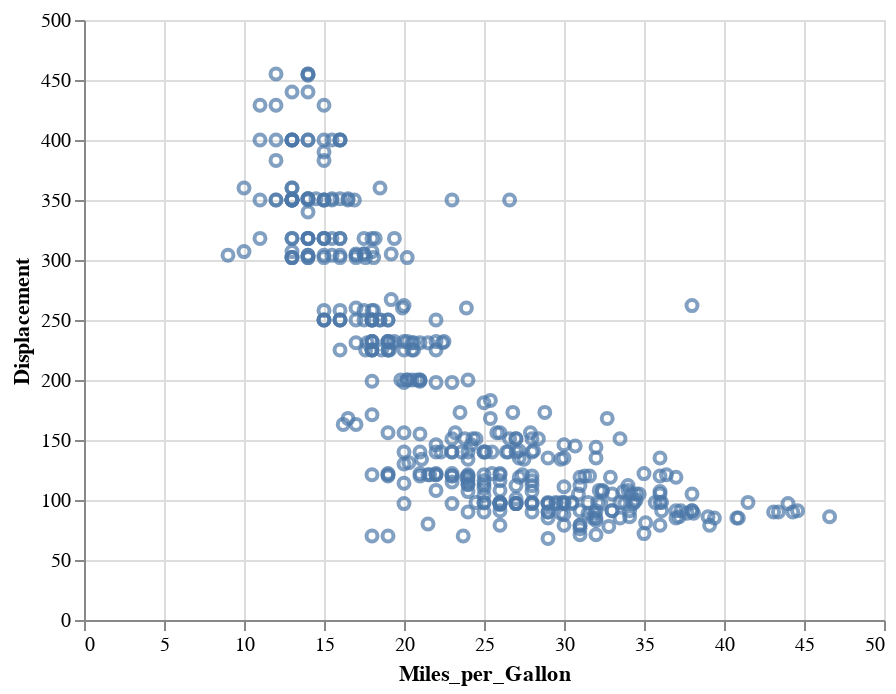

The notebook cell this image was saved under:
### Markdown cell above
Altair automatically recognizes the data type in the dataframe

### Code cell
cars_chart.mark_point().encode(x='Miles_per_Gallon',
                              y='Displacement')

### Figure 1 — Vega-Lite specification as saved in the notebook (floating-point values rounded to 4 significant figures; data arrays with more than 128 entries replaced by an {"elided": "..."} marker saying what was removed)
{"config": {"view": {"continuousWidth": 400, "continuousHeight": 300}}, "data": {"name": "data-f02450ab61490a1363517a0190416235"}, "mark": "point", "encoding": {"x": {"type": "quantitative", "field": "Miles_per_Gallon"}, "y": {"type": "quantitative", "field": "Displacement"}}, "$schema": "https://vega.github.io/schema/vega-lite/v4.8.1.json", "datasets": {"data-f02450ab61490a1363517a0190416235": {"elided": "406 records"}}}
